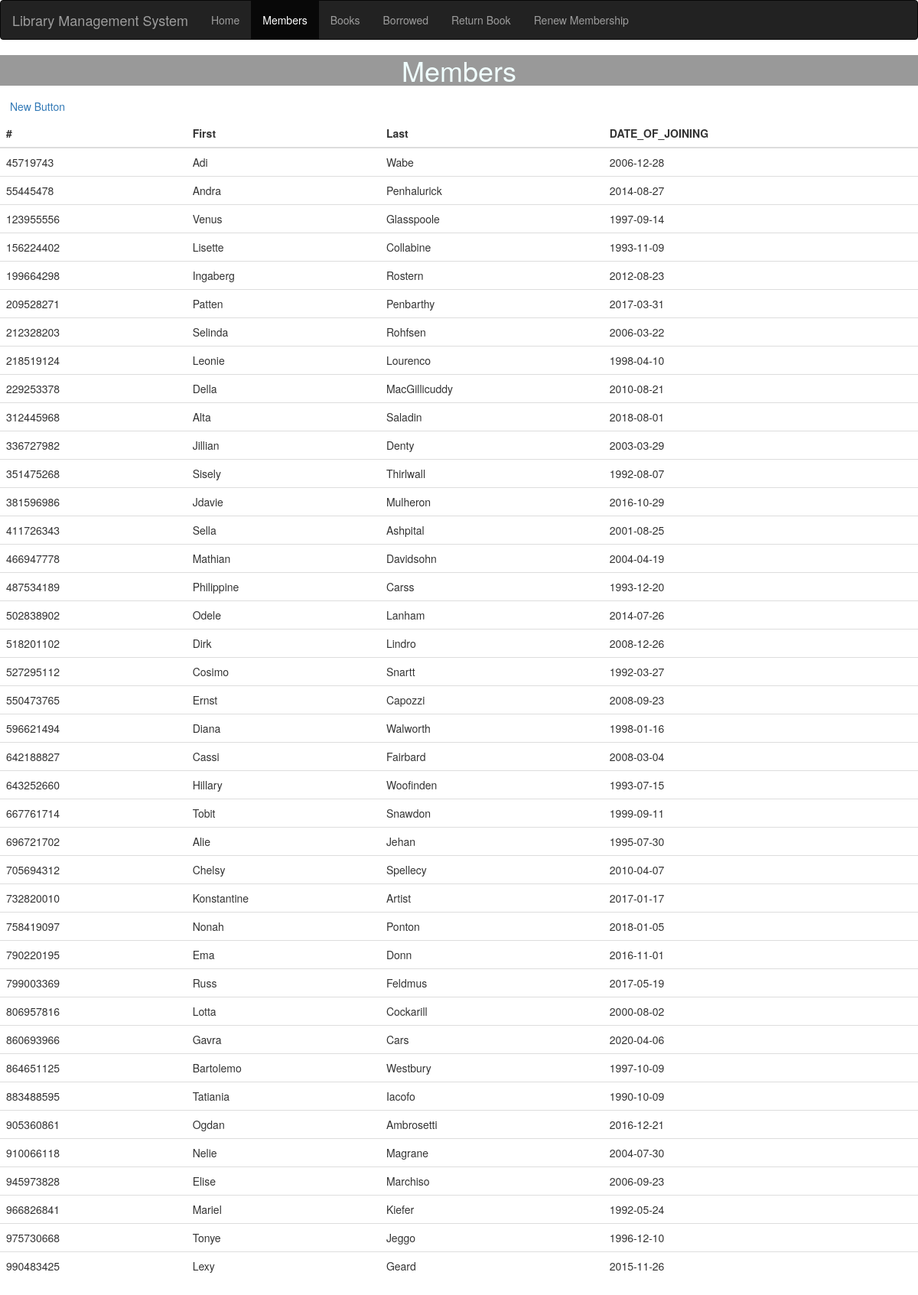
/members.php, run on the app's committed database.
### tables this page shows
CREATE TABLE `members` (
  `SSN` bigint(20) NOT NULL,
  `FNAME` text DEFAULT NULL,
  `MNAME` text DEFAULT NULL,
  `LNAME` text DEFAULT NULL,
  `PHONE` bigint(20) DEFAULT NULL,
  `HOME_MAILING ADDRESS` text DEFAULT NULL,
  `CAMPUS_ADDRESS` text DEFAULT NULL,
  `IS_ACTIVE` bigint(20) DEFAULT NULL,
  `DATE_OF_JOINING` text DEFAULT NULL,
  `MEMBER_TYPE` bigint(20) DEFAULT NULL
);

### members.php (the view, shortened to what this page needs)
<!DOCTYPE html>
<html lang="en">
  <head>
    <link
      rel="stylesheet"
      href="https://maxcdn.bootstrapcdn.com/bootstrap/3.3.7/css/bootstrap.min.css"
    />
  </head>
  <body>
    <nav class="navbar navbar-inverse">
      <div class="container-fluid">
        <div class="navbar-header">
          <a class="navbar-brand" href="#">Library Management System</a>
        </div>
        <ul class="nav navbar-nav">
        <li><a href="index.php">Home</a></li>
          <li class="active"><a href="members.php">Members</a></li>
          <li><a href="books.php">Books</a></li>
          <li><a href="borrowed.php">Borrowed</a></li>
          <li><a href="return.php">Return Book</a></li>
          <li><a href="renew.php">Renew Membership</a></li>
        </ul>
      </div>
    </nav>
    <div>
      <h1
        style="text-align: center; background: rgba(0, 0, 0, 0.4); color: azure"
      >
        Members
      </h1>
    </div>
    <a href="memberform.php" class="btn btn-dark" role="button">New Button</a>
    <div>
    <table class="table table-dark">
    <thead>
    <tr>
      <th scope="col">#</th>
      <th scope="col">First</th>
      <th scope="col">Last</th>
      <th scope="col">DATE_OF_JOINING</th>
    </tr>
    </thead>
  <?php
  $conn = mysqli_connect('localhost', 'root', '', 'Library');
  $sql = "SELECT SSN, FNAME, LNAME, DATE_OF_JOINING FROM `members`";
  $result = $conn->query($sql);
if ($result->num_rows > 0) {
while($row = $result->fetch_assoc()) {
echo "<tr><td>" . $row["SSN"]. "</td><td>" . $row["FNAME"] . "</td><td>"
. $row["LNAME"]. "</td><td>" . $row["DATE_OF_JOINING"] . "</td></tr>";
}
echo "</table>";
} else { echo "0 results"; }
?>
    </div>
  </body>
</html>

### data on the page
members: SSN "45719743", FNAME "Adi", LNAME "Wabe", DATE_OF_JOINING "2006-12-28"
members: SSN "55445478", FNAME "Andra", LNAME "Penhalurick", DATE_OF_JOINING "2014-08-27"
members: SSN "123955556", FNAME "Venus", LNAME "Glasspoole", DATE_OF_JOINING "1997-09-14"
members: SSN "156224402", FNAME "Lisette", LNAME "Collabine", DATE_OF_JOINING "1993-11-09"
members: SSN "199664298", FNAME "Ingaberg", LNAME "Rostern", DATE_OF_JOINING "2012-08-23"
members: SSN "209528271", FNAME "Patten", LNAME "Penbarthy", DATE_OF_JOINING "2017-03-31"
members: SSN "212328203", FNAME "Selinda", LNAME "Rohfsen", DATE_OF_JOINING "2006-03-22"
members: SSN "218519124", FNAME "Leonie", LNAME "Lourenco", DATE_OF_JOINING "1998-04-10"
members: SSN "229253378", FNAME "Della", LNAME "MacGillicuddy", DATE_OF_JOINING "2010-08-21"
members: SSN "312445968", FNAME "Alta", LNAME "Saladin", DATE_OF_JOINING "2018-08-01"
members: SSN "336727982", FNAME "Jillian", LNAME "Denty", DATE_OF_JOINING "2003-03-29"
members: SSN "351475268", FNAME "Sisely", LNAME "Thirlwall", DATE_OF_JOINING "1992-08-07"
members: SSN "381596986", FNAME "Jdavie", LNAME "Mulheron", DATE_OF_JOINING "2016-10-29"
members: SSN "411726343", FNAME "Sella", LNAME "Ashpital", DATE_OF_JOINING "2001-08-25"
members: SSN "466947778", FNAME "Mathian", LNAME "Davidsohn", DATE_OF_JOINING "2004-04-19"
members: SSN "487534189", FNAME "Philippine", LNAME "Carss", DATE_OF_JOINING "1993-12-20"
members: SSN "502838902", FNAME "Odele", LNAME "Lanham", DATE_OF_JOINING "2014-07-26"
members: SSN "518201102", FNAME "Dirk", LNAME "Lindro", DATE_OF_JOINING "2008-12-26"
members: SSN "527295112", FNAME "Cosimo", LNAME "Snartt", DATE_OF_JOINING "1992-03-27"
members: SSN "550473765", FNAME "Ernst", LNAME "Capozzi", DATE_OF_JOINING "2008-09-23"
members: SSN "596621494", FNAME "Diana", LNAME "Walworth", DATE_OF_JOINING "1998-01-16"
members: SSN "642188827", FNAME "Cassi", LNAME "Fairbard", DATE_OF_JOINING "2008-03-04"
members: SSN "643252660", FNAME "Hillary", LNAME "Woofinden", DATE_OF_JOINING "1993-07-15"
members: SSN "667761714", FNAME "Tobit", LNAME "Snawdon", DATE_OF_JOINING "1999-09-11"
members: SSN "696721702", FNAME "Alie", LNAME "Jehan", DATE_OF_JOINING "1995-07-30"
members: SSN "705694312", FNAME "Chelsy", LNAME "Spellecy", DATE_OF_JOINING "2010-04-07"
members: SSN "732820010", FNAME "Konstantine", LNAME "Artist", DATE_OF_JOINING "2017-01-17"
members: SSN "758419097", FNAME "Nonah", LNAME "Ponton", DATE_OF_JOINING "2018-01-05"
members: SSN "790220195", FNAME "Ema", LNAME "Donn", DATE_OF_JOINING "2016-11-01"
members: SSN "799003369", FNAME "Russ", LNAME "Feldmus", DATE_OF_JOINING "2017-05-19"
members: SSN "806957816", FNAME "Lotta", LNAME "Cockarill", DATE_OF_JOINING "2000-08-02"
members: SSN "860693966", FNAME "Gavra", LNAME "Cars", DATE_OF_JOINING "2020-04-06"
members: SSN "864651125", FNAME "Bartolemo", LNAME "Westbury", DATE_OF_JOINING "1997-10-09"
members: SSN "883488595", FNAME "Tatiania", LNAME "Iacofo", DATE_OF_JOINING "1990-10-09"
members: SSN "905360861", FNAME "Ogdan", LNAME "Ambrosetti", DATE_OF_JOINING "2016-12-21"
members: SSN "910066118", FNAME "Nelie", LNAME "Magrane", DATE_OF_JOINING "2004-07-30"
members: SSN "945973828", FNAME "Elise", LNAME "Marchiso", DATE_OF_JOINING "2006-09-23"
members: SSN "966826841", FNAME "Mariel", LNAME "Kiefer", DATE_OF_JOINING "1992-05-24"
members: SSN "975730668", FNAME "Tonye", LNAME "Jeggo", DATE_OF_JOINING "1996-12-10"
members: SSN "990483425", FNAME "Lexy", LNAME "Geard", DATE_OF_JOINING "2015-11-26"
